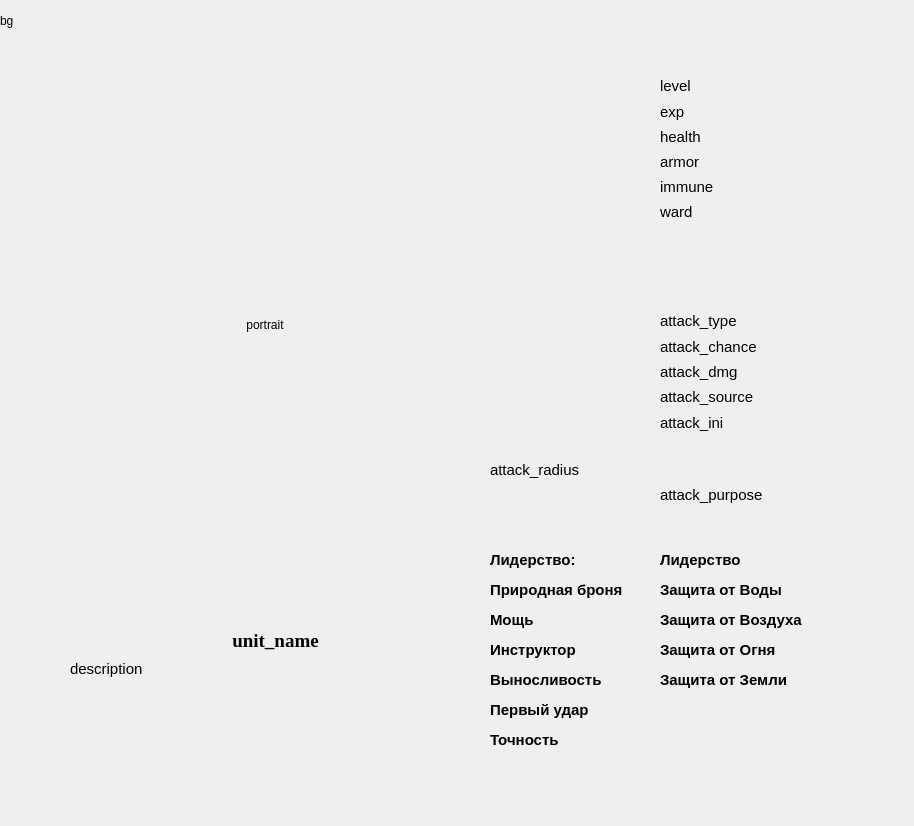
<?xml version="1.0" encoding="UTF-8"?>
<ui version="4.0">
 <class>Dialog</class>
 <widget class="QDialog" name="Dialog">
  <property name="geometry">
   <rect>
    <x>0</x>
    <y>0</y>
    <width>914</width>
    <height>826</height>
   </rect>
  </property>
  <property name="windowTitle">
   <string>Dialog</string>
  </property>
  <widget class="QLabel" name="background">
   <property name="geometry">
    <rect>
     <x>0</x>
     <y>0</y>
     <width>41</width>
     <height>41</height>
    </rect>
   </property>
   <property name="minimumSize">
    <size>
     <width>13</width>
     <height>13</height>
    </size>
   </property>
   <property name="maximumSize">
    <size>
     <width>914</width>
     <height>826</height>
    </size>
   </property>
   <property name="contextMenuPolicy">
    <enum>Qt::DefaultContextMenu</enum>
   </property>
   <property name="autoFillBackground">
    <bool>true</bool>
   </property>
   <property name="frameShape">
    <enum>QFrame::NoFrame</enum>
   </property>
   <property name="frameShadow">
    <enum>QFrame::Plain</enum>
   </property>
   <property name="lineWidth">
    <number>3</number>
   </property>
   <property name="midLineWidth">
    <number>0</number>
   </property>
   <property name="text">
    <string>bg</string>
   </property>
  </widget>
  <widget class="QLabel" name="portrait">
   <property name="geometry">
    <rect>
     <x>40</x>
     <y>30</y>
     <width>450</width>
     <height>590</height>
    </rect>
   </property>
   <property name="text">
    <string>portrait</string>
   </property>
   <property name="textFormat">
    <enum>Qt::PlainText</enum>
   </property>
   <property name="scaledContents">
    <bool>true</bool>
   </property>
   <property name="alignment">
    <set>Qt::AlignCenter</set>
   </property>
  </widget>
  <widget class="QLabel" name="unitName">
   <property name="geometry">
    <rect>
     <x>75</x>
     <y>620</y>
     <width>401</width>
     <height>41</height>
    </rect>
   </property>
   <property name="font">
    <font>
     <family>Times New Roman</family>
     <pointsize>14</pointsize>
     <weight>75</weight>
     <bold>true</bold>
    </font>
   </property>
   <property name="text">
    <string>unit_name</string>
   </property>
   <property name="alignment">
    <set>Qt::AlignCenter</set>
   </property>
  </widget>
  <widget class="QLabel" name="level">
   <property name="geometry">
    <rect>
     <x>660</x>
     <y>76</y>
     <width>71</width>
     <height>20</height>
    </rect>
   </property>
   <property name="font">
    <font>
     <family>Arial</family>
     <pointsize>11</pointsize>
     <weight>50</weight>
     <bold>false</bold>
    </font>
   </property>
   <property name="text">
    <string>level</string>
   </property>
  </widget>
  <widget class="QLabel" name="exp">
   <property name="geometry">
    <rect>
     <x>660</x>
     <y>102</y>
     <width>171</width>
     <height>20</height>
    </rect>
   </property>
   <property name="font">
    <font>
     <family>Arial</family>
     <pointsize>11</pointsize>
     <weight>50</weight>
     <bold>false</bold>
    </font>
   </property>
   <property name="text">
    <string>exp</string>
   </property>
  </widget>
  <widget class="QLabel" name="health">
   <property name="geometry">
    <rect>
     <x>660</x>
     <y>127</y>
     <width>101</width>
     <height>20</height>
    </rect>
   </property>
   <property name="font">
    <font>
     <family>Arial</family>
     <pointsize>11</pointsize>
     <weight>50</weight>
     <bold>false</bold>
    </font>
   </property>
   <property name="text">
    <string>health</string>
   </property>
  </widget>
  <widget class="QLabel" name="armor">
   <property name="geometry">
    <rect>
     <x>660</x>
     <y>152</y>
     <width>71</width>
     <height>20</height>
    </rect>
   </property>
   <property name="font">
    <font>
     <family>Arial</family>
     <pointsize>11</pointsize>
     <weight>50</weight>
     <bold>false</bold>
    </font>
   </property>
   <property name="text">
    <string>armor</string>
   </property>
  </widget>
  <widget class="QLabel" name="immune">
   <property name="geometry">
    <rect>
     <x>660</x>
     <y>177</y>
     <width>221</width>
     <height>20</height>
    </rect>
   </property>
   <property name="font">
    <font>
     <family>Arial</family>
     <pointsize>11</pointsize>
     <weight>50</weight>
     <bold>false</bold>
    </font>
   </property>
   <property name="text">
    <string>immune</string>
   </property>
  </widget>
  <widget class="QLabel" name="ward">
   <property name="geometry">
    <rect>
     <x>660</x>
     <y>203</y>
     <width>191</width>
     <height>41</height>
    </rect>
   </property>
   <property name="font">
    <font>
     <family>Arial</family>
     <pointsize>11</pointsize>
     <weight>50</weight>
     <bold>false</bold>
    </font>
   </property>
   <property name="text">
    <string>ward</string>
   </property>
   <property name="alignment">
    <set>Qt::AlignLeading|Qt::AlignLeft|Qt::AlignTop</set>
   </property>
   <property name="wordWrap">
    <bool>true</bool>
   </property>
  </widget>
  <widget class="QLabel" name="attackDmg">
   <property name="geometry">
    <rect>
     <x>660</x>
     <y>362</y>
     <width>170</width>
     <height>20</height>
    </rect>
   </property>
   <property name="font">
    <font>
     <family>Arial</family>
     <pointsize>11</pointsize>
     <weight>50</weight>
     <bold>false</bold>
    </font>
   </property>
   <property name="text">
    <string>attack_dmg</string>
   </property>
  </widget>
  <widget class="QLabel" name="attackSource">
   <property name="geometry">
    <rect>
     <x>660</x>
     <y>387</y>
     <width>221</width>
     <height>20</height>
    </rect>
   </property>
   <property name="font">
    <font>
     <family>Arial</family>
     <pointsize>11</pointsize>
     <weight>50</weight>
     <bold>false</bold>
    </font>
   </property>
   <property name="text">
    <string>attack_source</string>
   </property>
  </widget>
  <widget class="QLabel" name="attackType">
   <property name="geometry">
    <rect>
     <x>660</x>
     <y>311</y>
     <width>221</width>
     <height>20</height>
    </rect>
   </property>
   <property name="font">
    <font>
     <family>Arial</family>
     <pointsize>11</pointsize>
     <weight>50</weight>
     <bold>false</bold>
    </font>
   </property>
   <property name="text">
    <string>attack_type</string>
   </property>
  </widget>
  <widget class="QLabel" name="attackRadius">
   <property name="geometry">
    <rect>
     <x>490</x>
     <y>460</y>
     <width>260</width>
     <height>20</height>
    </rect>
   </property>
   <property name="font">
    <font>
     <family>Arial</family>
     <pointsize>11</pointsize>
     <weight>50</weight>
     <bold>false</bold>
    </font>
   </property>
   <property name="text">
    <string>attack_radius</string>
   </property>
  </widget>
  <widget class="QLabel" name="attackIni">
   <property name="geometry">
    <rect>
     <x>660</x>
     <y>413</y>
     <width>91</width>
     <height>20</height>
    </rect>
   </property>
   <property name="font">
    <font>
     <family>Arial</family>
     <pointsize>11</pointsize>
     <weight>50</weight>
     <bold>false</bold>
    </font>
   </property>
   <property name="text">
    <string>attack_ini</string>
   </property>
  </widget>
  <widget class="QLabel" name="attackChance">
   <property name="geometry">
    <rect>
     <x>660</x>
     <y>337</y>
     <width>170</width>
     <height>20</height>
    </rect>
   </property>
   <property name="font">
    <font>
     <family>Arial</family>
     <pointsize>11</pointsize>
     <weight>50</weight>
     <bold>false</bold>
    </font>
   </property>
   <property name="text">
    <string>attack_chance</string>
   </property>
  </widget>
  <widget class="QLabel" name="attackPurpose">
   <property name="geometry">
    <rect>
     <x>660</x>
     <y>485</y>
     <width>131</width>
     <height>20</height>
    </rect>
   </property>
   <property name="font">
    <font>
     <family>Arial</family>
     <pointsize>11</pointsize>
     <weight>50</weight>
     <bold>false</bold>
    </font>
   </property>
   <property name="text">
    <string>attack_purpose</string>
   </property>
  </widget>
  <widget class="QLabel" name="description">
   <property name="geometry">
    <rect>
     <x>70</x>
     <y>660</y>
     <width>411</width>
     <height>111</height>
    </rect>
   </property>
   <property name="font">
    <font>
     <family>Arial</family>
     <pointsize>11</pointsize>
     <weight>50</weight>
     <bold>false</bold>
    </font>
   </property>
   <property name="text">
    <string>description</string>
   </property>
   <property name="alignment">
    <set>Qt::AlignLeading|Qt::AlignLeft|Qt::AlignTop</set>
   </property>
   <property name="wordWrap">
    <bool>true</bool>
   </property>
  </widget>
  <widget class="QLabel" name="leadership">
   <property name="geometry">
    <rect>
     <x>660</x>
     <y>550</y>
     <width>200</width>
     <height>20</height>
    </rect>
   </property>
   <property name="font">
    <font>
     <family>Arial</family>
     <pointsize>11</pointsize>
     <weight>75</weight>
     <bold>true</bold>
    </font>
   </property>
   <property name="text">
    <string>Лидерство</string>
   </property>
  </widget>
  <widget class="QLabel" name="leadershipText">
   <property name="geometry">
    <rect>
     <x>490</x>
     <y>550</y>
     <width>141</width>
     <height>20</height>
    </rect>
   </property>
   <property name="font">
    <font>
     <family>Arial</family>
     <pointsize>11</pointsize>
     <weight>75</weight>
     <bold>true</bold>
    </font>
   </property>
   <property name="toolTip">
    <string>Позволяет брать предводителю в группу на одного юнита больше</string>
   </property>
   <property name="text">
    <string>Лидерство:</string>
   </property>
  </widget>
  <widget class="QLabel" name="natArmor">
   <property name="geometry">
    <rect>
     <x>490</x>
     <y>580</y>
     <width>160</width>
     <height>20</height>
    </rect>
   </property>
   <property name="font">
    <font>
     <family>Arial</family>
     <pointsize>11</pointsize>
     <weight>75</weight>
     <bold>true</bold>
    </font>
   </property>
   <property name="toolTip">
    <string>Предводитель поглощает 20% полученного урона</string>
   </property>
   <property name="text">
    <string>Природная броня</string>
   </property>
  </widget>
  <widget class="QLabel" name="might">
   <property name="geometry">
    <rect>
     <x>490</x>
     <y>610</y>
     <width>160</width>
     <height>20</height>
    </rect>
   </property>
   <property name="font">
    <font>
     <family>Arial</family>
     <pointsize>11</pointsize>
     <weight>75</weight>
     <bold>true</bold>
    </font>
   </property>
   <property name="toolTip">
    <string>Добавляет 25% к урону предводителя</string>
   </property>
   <property name="text">
    <string>Мощь</string>
   </property>
  </widget>
  <widget class="QLabel" name="weaponMaster">
   <property name="geometry">
    <rect>
     <x>490</x>
     <y>640</y>
     <width>160</width>
     <height>20</height>
    </rect>
   </property>
   <property name="font">
    <font>
     <family>Arial</family>
     <pointsize>11</pointsize>
     <weight>75</weight>
     <bold>true</bold>
    </font>
   </property>
   <property name="toolTip">
    <string>Все юниты в группе предводителя получают на 25% больше опыта в бою</string>
   </property>
   <property name="text">
    <string>Инструктор</string>
   </property>
  </widget>
  <widget class="QLabel" name="endurance">
   <property name="geometry">
    <rect>
     <x>490</x>
     <y>670</y>
     <width>160</width>
     <height>20</height>
    </rect>
   </property>
   <property name="font">
    <font>
     <family>Arial</family>
     <pointsize>11</pointsize>
     <weight>75</weight>
     <bold>true</bold>
    </font>
   </property>
   <property name="toolTip">
    <string>Добавляет дополнительно 20% очков здоровья предводителю</string>
   </property>
   <property name="text">
    <string>Выносливость</string>
   </property>
  </widget>
  <widget class="QLabel" name="firstStrike">
   <property name="geometry">
    <rect>
     <x>490</x>
     <y>700</y>
     <width>160</width>
     <height>20</height>
    </rect>
   </property>
   <property name="font">
    <font>
     <family>Arial</family>
     <pointsize>11</pointsize>
     <weight>75</weight>
     <bold>true</bold>
    </font>
   </property>
   <property name="toolTip">
    <string>Повышает инициативу предводителя на 50%</string>
   </property>
   <property name="text">
    <string>Первый удар</string>
   </property>
  </widget>
  <widget class="QLabel" name="accuracy">
   <property name="geometry">
    <rect>
     <x>490</x>
     <y>730</y>
     <width>160</width>
     <height>20</height>
    </rect>
   </property>
   <property name="font">
    <font>
     <family>Arial</family>
     <pointsize>11</pointsize>
     <weight>75</weight>
     <bold>true</bold>
    </font>
   </property>
   <property name="toolTip">
    <string>Повышает шанс удачной атаки предводителя на 20%</string>
   </property>
   <property name="text">
    <string>Точность</string>
   </property>
  </widget>
  <widget class="QLabel" name="airResist">
   <property name="geometry">
    <rect>
     <x>660</x>
     <y>610</y>
     <width>200</width>
     <height>20</height>
    </rect>
   </property>
   <property name="font">
    <font>
     <family>Arial</family>
     <pointsize>11</pointsize>
     <weight>75</weight>
     <bold>true</bold>
    </font>
   </property>
   <property name="toolTip">
    <string>Защищает предводителя от первой атаки магии Воздуха в бою</string>
   </property>
   <property name="text">
    <string>Защита от Воздуха</string>
   </property>
  </widget>
  <widget class="QLabel" name="waterResist">
   <property name="geometry">
    <rect>
     <x>660</x>
     <y>580</y>
     <width>200</width>
     <height>20</height>
    </rect>
   </property>
   <property name="font">
    <font>
     <family>Arial</family>
     <pointsize>11</pointsize>
     <weight>75</weight>
     <bold>true</bold>
    </font>
   </property>
   <property name="toolTip">
    <string>Защищает предводителя от первой атаки магии Воды в бою</string>
   </property>
   <property name="text">
    <string>Защита от Воды</string>
   </property>
  </widget>
  <widget class="QLabel" name="fireResist">
   <property name="geometry">
    <rect>
     <x>660</x>
     <y>640</y>
     <width>200</width>
     <height>20</height>
    </rect>
   </property>
   <property name="font">
    <font>
     <family>Arial</family>
     <pointsize>11</pointsize>
     <weight>75</weight>
     <bold>true</bold>
    </font>
   </property>
   <property name="toolTip">
    <string>Защищает предводителя от первой атаки магии Огня в бою</string>
   </property>
   <property name="text">
    <string>Защита от Огня</string>
   </property>
  </widget>
  <widget class="QLabel" name="earthResist">
   <property name="geometry">
    <rect>
     <x>660</x>
     <y>670</y>
     <width>200</width>
     <height>20</height>
    </rect>
   </property>
   <property name="font">
    <font>
     <family>Arial</family>
     <pointsize>11</pointsize>
     <weight>75</weight>
     <bold>true</bold>
    </font>
   </property>
   <property name="toolTip">
    <string>Защищает предводителя от первой атаки магии Земли в бою</string>
   </property>
   <property name="text">
    <string>Защита от Земли</string>
   </property>
  </widget>
 </widget>
 <resources/>
 <connections/>
</ui>
